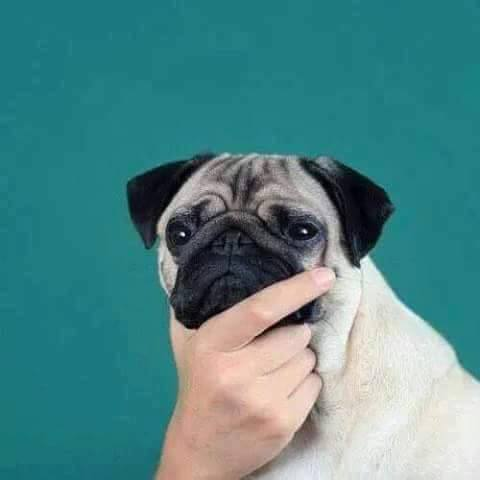
#> input picture images/pug.jpg, 480 x 480 px, found by its file name
$ python ch1-7.py   (Python 2 division)
#> lines starting #> are read from the running program, lines starting #| are printed output that depends on the picture
# Greylevel Transforms

# after reading images to numpy arrays, we can perform any mathematical operation we like on them
# a simple example of this is to transform the graylevels of an image
# take any function f that maps the interval 0...255 to itself

from PIL import Image
from pylab import *

im = array(Image.open('images/pug.jpg').convert('L'))
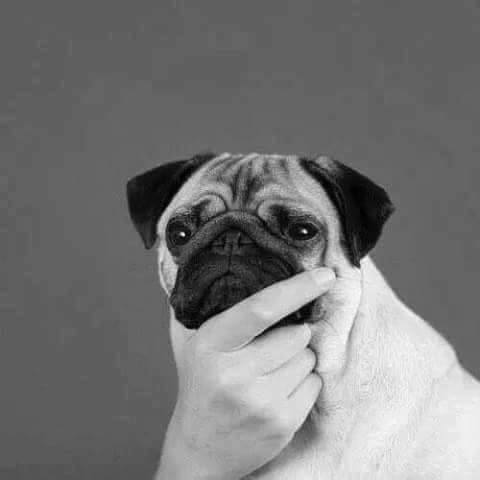
#> im: shape (480, 480); min 0, max 254, mean 118.3
gray()

im2 = 255 - im 						# invert image
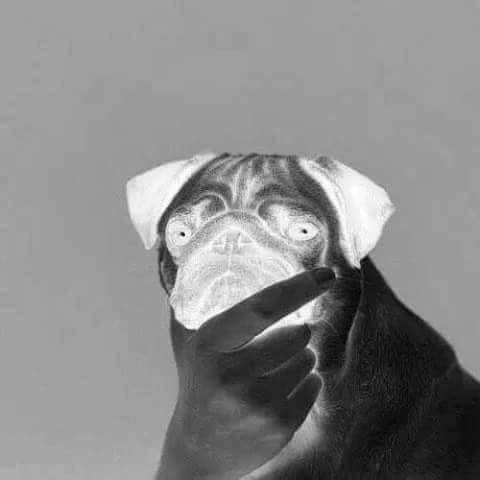
#> im2: shape (480, 480); min 1, max 255, mean 136.7

im3 = (100.0/255) * im + 100 		# clamp to interval 100...200
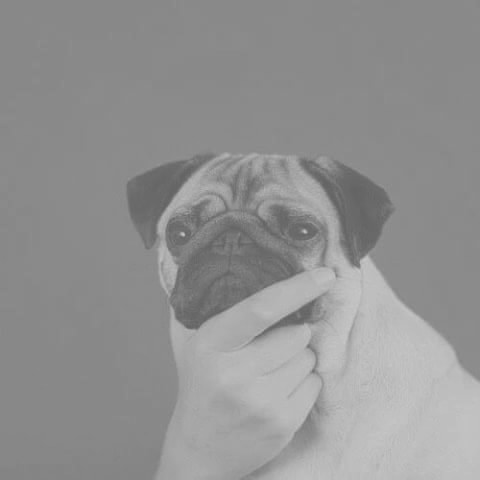
#> im3: shape (480, 480) float64; min 100, max 199.6, mean 146.4

im4 = 255.0 * (im/255.0) ** 2		# squared (lower the darkness values)
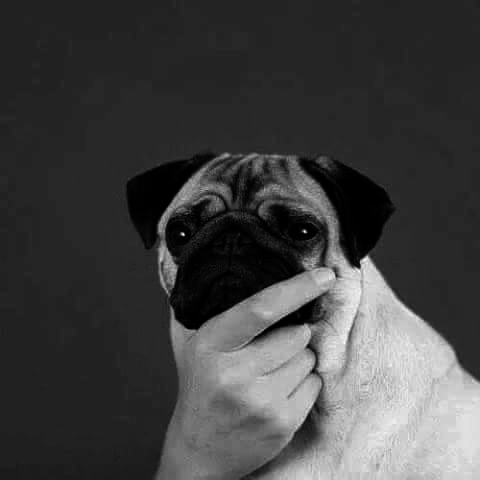
#> im4: shape (480, 480) float64; min 0, max 253, mean 66.2

# check the minimum and maximum values of each image using:
print int(im.min()), int(im.max())
#| 0 254

imshow(im)

print int(im2.min()), int(im2.max())
#| 1 255

figure()
imshow(im2)

print int(im3.min()), int(im3.max())
#| 100 199

figure()
imshow(im3)

print int(im4.min()), int(im4.max())
#| 0 253

figure()
imshow(im4)

show()

# the reverse of the array() transformation can be done using the PIL function fromarray()
pil_im = Image.fromarray(im)

# if you did some operation to change the type from uint8 to another data type such as im3 or im4 in the example above, you need to convert back before creating the PIL image:
pil_im = Image.fromarray(uint8(im))

# if you are not absolutely sure of the type, you should always do this as it is the safe choice.
